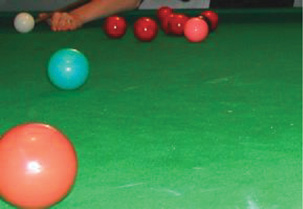
#> input picture 02_quantization/assets/3_9.jpg, 303 x 209 px, found by its file name
$ python withCv.py
#> lines starting #> are read from the running program, lines starting #| are printed output that depends on the picture; after the words box and inside, x2 and y2 are one past the last pixel; in counts of white or black regions, pixels touching at a corner belong together
import cv2 as cv
import numpy as np

imgPath = './assets/3_9.jpg'
imgOrigin = cv.imread(imgPath)
#> imgOrigin is the input picture: shape (209, 303, 3); mean B, G, R 74.6, 126.3, 66.5
Z = imgOrigin.reshape((-1, 3))
# convert to np.float32
Z = np.float32(Z)
# define criteria, number of clusters(K) and apply kmeans()
criteria = (cv.TERM_CRITERIA_EPS + cv.TERM_CRITERIA_MAX_ITER, 10, 1.0)

K = 2
ret, label, center = cv.kmeans(
    Z, K, None, criteria, 10, cv.KMEANS_RANDOM_CENTERS)
#> ret = 236005271; center = [[90.53, 113.5, 214.5], [72.2, 128.3, 43.91]]
# Now convert back into uint8, and make original image
center = np.uint8(center)
#> center = [[90, 113, 214], [72, 128, 43]]
res = center[label.flatten()]
res2 = res.reshape((imgOrigin.shape))
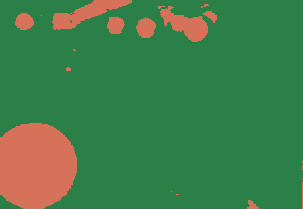
#> res2: shape (209, 303, 3); mean B, G, R 74.4, 126, 65.7
cv.imshow('res2', res2)
cv.waitKey(0)
cv.destroyAllWindows()

$ run again, with 02_quantization/assets/3_6.jpg copied over 02_quantization/assets/3_9.jpg
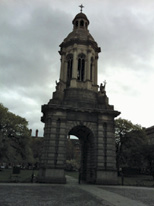
#> input picture 02_quantization/assets/3_6.jpg, 154 x 206 px, found by its file name
#> imgOrigin is the input picture: shape (206, 154, 3); mean B, G, R 117.7, 118.9, 115.3
#> `ret, label, center = cv.kmeans( Z, K, None, criteria, 10, cv.KMEANS_RA..`: ret = 54190887.8; center = [[44.15, 46.65, 45.47], [206.9, 206.6, 200.1]]
#> `center = np.uint8(center)`: center = [[44, 46, 45], [206, 206, 200]]
#> `res2 = res.reshape((imgOrigin.shape))`:
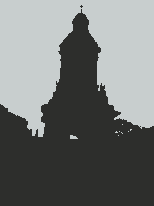
#> res2: shape (206, 154, 3); mean B, G, R 117.2, 118.3, 115

$ run again, with 02_quantization/assets/mandrill.jpg copied over 02_quantization/assets/3_9.jpg
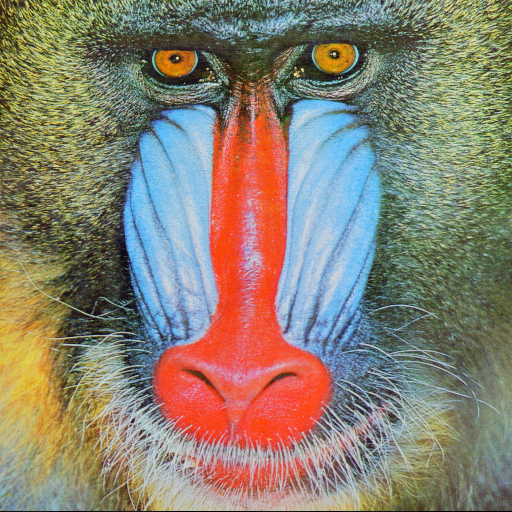
#> input picture 02_quantization/assets/mandrill.jpg, 512 x 512 px, found by its file name
#> imgOrigin is the input picture: shape (512, 512, 3); mean B, G, R 113.1, 128.9, 137.4
#> `ret, label, center = cv.kmeans( Z, K, None, criteria, 10, cv.KMEANS_RA..`: ret = 1.31e+09; center = [[171, 173.4, 154.9], [70.41, 96.05, 124.5]]
#> `center = np.uint8(center)`: center = [[171, 173, 154], [70, 96, 124]]
#> `res2 = res.reshape((imgOrigin.shape))`:
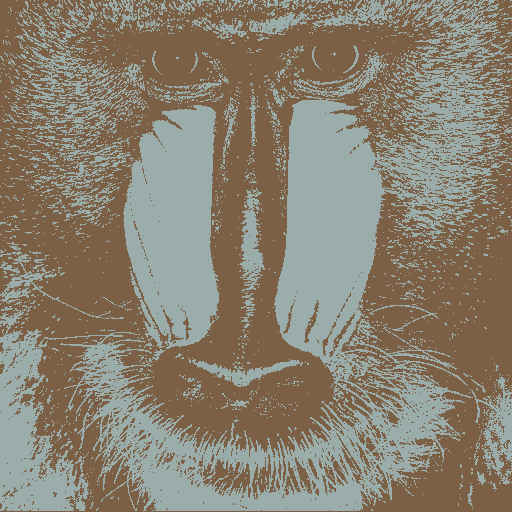
#> res2: shape (512, 512, 3); mean B, G, R 112.9, 128.7, 136.7

$ run again, with 02_quantization/assets/pout.jpg copied over 02_quantization/assets/3_9.jpg
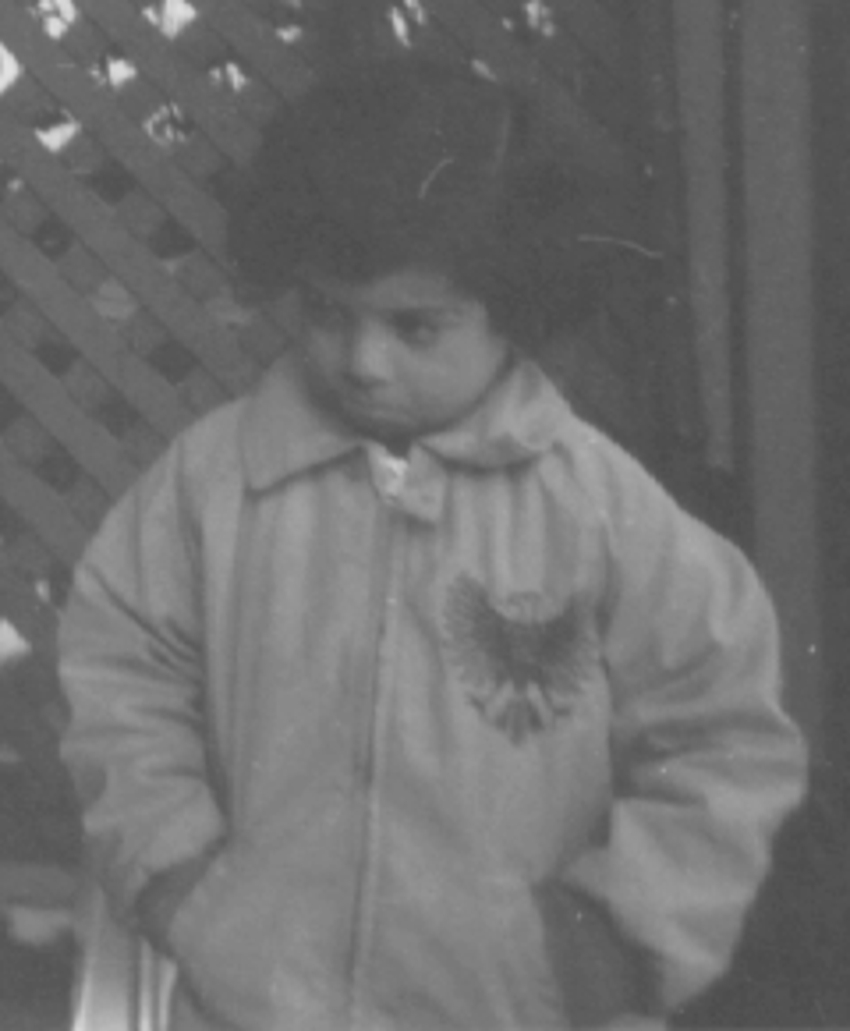
#> input picture 02_quantization/assets/pout.jpg, 850 x 1031 px, found by its file name
#> imgOrigin is the input picture: shape (1031, 850, 3); min 74, max 225, mean 110.3
#> `ret, label, center = cv.kmeans( Z, K, None, criteria, 10, cv.KMEANS_RA..`: ret = 310345154.6; center = [[92.91, 92.91, 92.91], [134.3, 134.3, 134.3]]
#> `center = np.uint8(center)`: center = [[92, 92, 92], [134, 134, 134]]
#> `res2 = res.reshape((imgOrigin.shape))`:
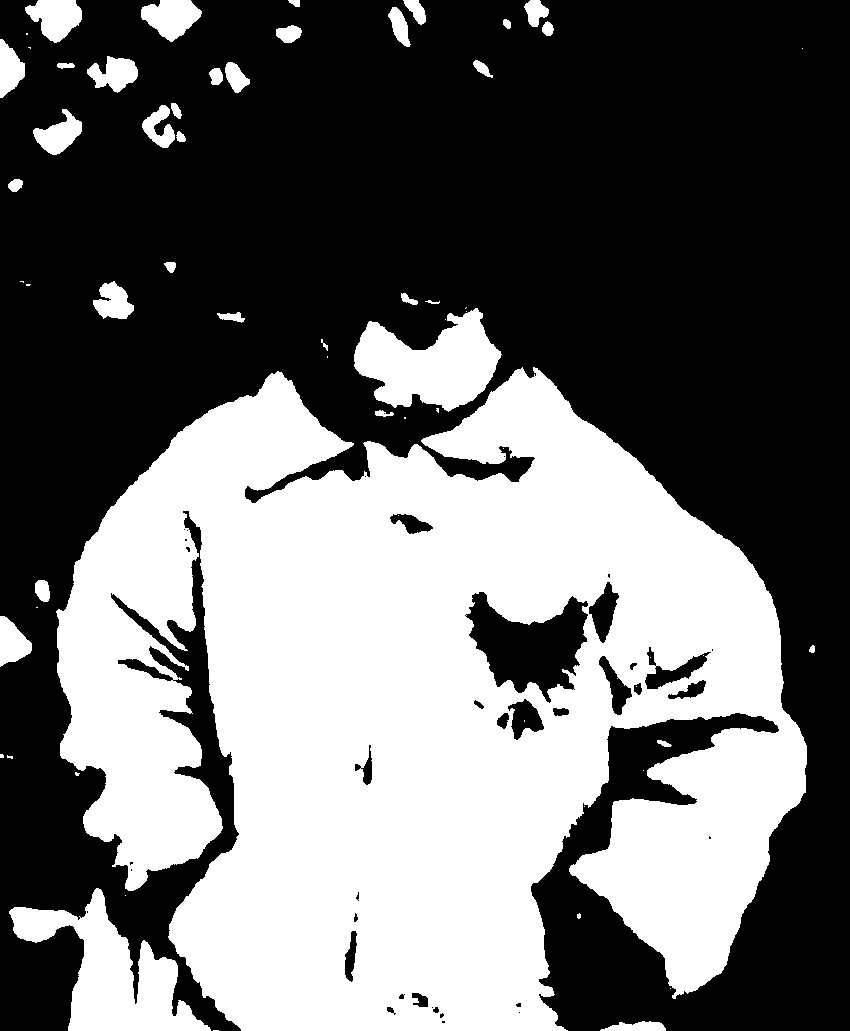
#> res2: shape (1031, 850, 3); values 92 (black) and 134 (white), 42% white; 62 white regions (27 under 20 px), largest, box (x1, y1, x2, y2) and area: (56, 367, 807, 1031) 333060, (9, 888, 211, 1031) 11707, (354, 308, 502, 412) 9223
